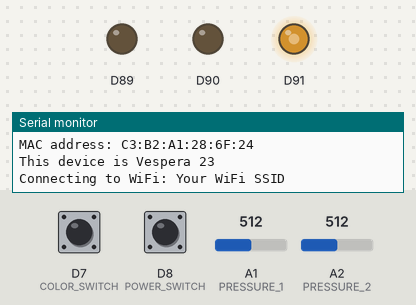
Bench run of a sketch on a simulated Arduino MKR. Shown: output pins drawn as LEDs (lit = HIGH), the last lines printed to the serial monitor. The inputs (shaded band) are chosen by the test bench; at power-on: A1 (PRESSURE_1) = 512, D7 (COLOR_SWITCH) HIGH, D8 (POWER_SWITCH) HIGH, A2 (PRESSURE_2) = 512 (analog values on the 0–1023 scale). WiFi joins after 1.5 s; servers stay silent unless stated; random numbers use the default seed unless the sketch sets one; no MQTT or app messages arrive unless stated.

Above: at 0.1 s.
At 3.2 s:
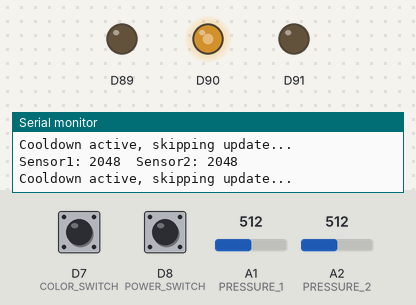
3.3 s: A1 (PRESSURE_1) set to 935
4.8 s: A1 (PRESSURE_1) set to 959
Timing chart, 0 to 7.8 s (numbered marks = the images above; inputs shaded):
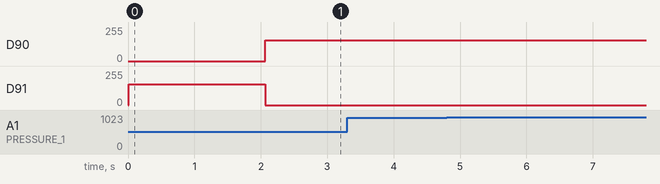

The sketch:

2switches_2pressure.ino
```cpp
// Duncan Wilson Oct 2025 - v1 - MQTT messager to vespera

// works with MKR1010

#include <SPI.h>
#include <WiFiNINA.h>
#include <PubSubClient.h>
#include "arduino_secrets.h"
#include <utility/wifi_drv.h>  // library to drive to RGB LED on the MKR1010


#define SECRET_MQTTUSER "Your MQTT Username"
#define SECRET_MQTTPASS "Your MQTT Password"
#define COLOR_SWITCH 7  // SS-5GL Color changing switch
#define POWER_SWITCH 8  // power control switch
#define PRESSURE_1 A1   // two pressure sensors
#define PRESSURE_2 A2

const char* ssid = SECRET_SSID;
const char* password = SECRET_PASS;
const char* mqtt_username = SECRET_MQTTUSER;
const char* mqtt_password = SECRET_MQTTPASS;
const char* mqtt_server = "mqtt.cetools.org";
const int mqtt_port = 1884;
const int NUM_MODES = 6;
const unsigned long ANIMATION_INTERVAL = 100;  // The animation update interval


int colorIndex = 0;
int lastColorSwitch = HIGH;
int lastPowerSwitch = HIGH;
bool powerState = true;  // true = turn the lights on , false = turn the lights off
unsigned long lastAnimationUpdate = 0;
int sunriseStep = 0;
/*********************************************************
 * Lighting Scene Presets (6 home scenarios)
 * 0 = Reading Mode       – bright cool white
 * 1 = Relax Mode         – warm amber
 * 2 = Movie Mode         – dim blue
 * 3 = Sunrise Mode       – gradual warm-to-white fade
 * 4 = Party Mode         – fast random colours
 * 5 = Night Light Mode   – very dim warm orange
 *********************************************************/
int modeIndex = 0;


// create wifi object and mqtt object
WiFiClient wifiClient;
PubSubClient mqttClient(wifiClient);

// Make sure to update your lightid value below with the one you have been allocated
String lightId = "23";  // the topic id number or user number being used.

// Here we define the MQTT topic we will be publishing data to
String mqtt_topic = "student/CASA0014/luminaire/" + lightId;
String clientId = "23";  // will set once i have mac address so that it is unique

// NeoPixel Configuration - we need to know this to know how to send messages
// to vespera
const int num_leds = 72;
const int payload_size = num_leds * 3;  // x3 for RGB

// Create the byte array to send in MQTT payload this stores all the colours
// in memory so that they can be accessed in for example the rainbow function
byte RGBpayload[payload_size];

void setup() {
  Serial.begin(115200);
  //while (!Serial); // Wait for serial port to connect (useful for debugging)
  Serial.println("Vespera");
  analogReadResolution(12);

  // print your MAC address:
  byte mac[6];
  WiFi.macAddress(mac);
  Serial.print("MAC address: ");
  printMacAddress(mac);

  Serial.print("This device is Vespera ");
  Serial.println(lightId);

  // Connect to WiFi
  startWifi();

  // Connect to MQTT broker
  mqttClient.setServer(mqtt_server, mqtt_port);
  mqttClient.setBufferSize(2000);
  mqttClient.setCallback(callback);

  Serial.println("Set-up complete");

  pinMode(COLOR_SWITCH, INPUT_PULLUP);
  pinMode(POWER_SWITCH, INPUT_PULLUP);
  pinMode(PRESSURE_1, INPUT);
  pinMode(PRESSURE_2, INPUT);

  Serial.println("NeoPixel + 2 Switches test started.");
}

void loop() {
  // Reconnect if necessary
  if (!mqttClient.connected()) {
    reconnectMQTT();
  }

  if (WiFi.status() != WL_CONNECTED) {
    startWifi();
  }
  // keep mqtt alive
  mqttClient.loop();

  int colorSwitchState = digitalRead(COLOR_SWITCH);
  int powerSwitchState = digitalRead(POWER_SWITCH);

  // Switch 1 - Power control
  if (powerSwitchState == LOW && lastPowerSwitch == HIGH) {
    powerState = !powerState;  // toggle ON/OFF
    Serial.print("Power toggled: ");
    Serial.println(powerState ? "ON" : "OFF");

    if (!powerState) {
      // Turn OFF all LEDs and publish immediately
      send_all_off();
      Serial.println("All lights OFF – published to MQTT.");
    } else {
      // Turn ON and restore the current lighting mode
      applyMode();  // this version includes internal MQTT publish
      Serial.print("Power ON");
      Serial.println(modeIndex);
    }
    delay(200);  // debounce
  }

  // Switch 2: cycle lighting scene mode
  if (colorSwitchState == LOW && lastColorSwitch == HIGH && powerState) {
    modeIndex = (modeIndex + 1) % NUM_MODES;
    Serial.print("Lighting mode changed to index: ");
    Serial.println(modeIndex);
    applyMode();
    delay(200);
  }

  // Animation update
  unsigned long now = millis();
  if (powerState && (now - lastAnimationUpdate >= ANIMATION_INTERVAL)) {
    lastAnimationUpdate = now;
    updateAnimatedModes();
  }

  pressure_control();
  lastPowerSwitch = powerSwitchState;
  lastColorSwitch = colorSwitchState;
  delay(50);
}

// Function to update the R, G, B values of a single LED pixel
// RGB can a value between 0-254, pixel is 0-71 for a 72 neopixel strip
void send_RGB_to_pixel(int r, int g, int b, int pixel) {
  // Check if the mqttClient is connected before publishing
  if (mqttClient.connected()) {
    // Update the byte array with the specified RGB color pattern
    RGBpayload[pixel * 3 + 0] = (byte)r;  // Red
    RGBpayload[pixel * 3 + 1] = (byte)g;  // Green
    RGBpayload[pixel * 3 + 2] = (byte)b;  // Blue

    // Publish the byte array
    mqttClient.publish(mqtt_topic.c_str(), RGBpayload, payload_size);

    Serial.println("Published whole byte array after updating a single pixel.");
  } else {
    Serial.println("MQTT mqttClient not connected, cannot publish from *send_RGB_to_pixel*.");
  }
}

void applyBrightnessScale(float factor) {
  if (!powerState) return;
  if (factor < 0.0) factor = 0.0;
  if (factor > 1.0) factor = 1.0;

  byte baseR, baseG, baseB, maxBr;
  getBaseColorForMode(modeIndex, baseR, baseG, baseB, maxBr);

  float rF = baseR * factor;
  float gF = baseG * factor;
  float bF = baseB * factor;

  byte r = (rF > 255) ? 255 : (byte)rF;
  byte g = (gF > 255) ? 255 : (byte)gF;
  byte b = (bF > 255) ? 255 : (byte)bF;

  fill_all(r, g, b);
}

void applyMode() {
  if (!powerState) {
    send_all_off();
    return;
  }

  // Sunrise Mode initialization
  if (modeIndex == 3) {
    sunriseStep = 0;  // reset step
    byte r = 0;
    byte g = 0;
    byte b = 0;
    fill_all(r, g, b);
    mqttClient.publish(mqtt_topic.c_str(), RGBpayload, payload_size);
    Serial.println("Sunrise mode activated ");
    return;
  }

  // Party Mode initialization
  if (modeIndex == 4) {
    Serial.println("Party mode activated");
    // First random colors
    for (int i = 0; i < num_leds; i++) {
      RGBpayload[i * 3 + 0] = (byte)random(50, 256);
      RGBpayload[i * 3 + 1] = (byte)random(50, 256);
      RGBpayload[i * 3 + 2] = (byte)random(50, 256);
    }
    mqttClient.publish(mqtt_topic.c_str(), RGBpayload, payload_size);
    return;
  }
  // Static modes: Reading, Relax, Movie, Night Light
  byte r, g, b, maxBr;
  getBaseColorForMode(modeIndex, r, g, b, maxBr);
  fill_all(r, g, b);
  mqttClient.publish(mqtt_topic.c_str(), RGBpayload, payload_size);
}

// Return the base RGB and recommended brightness for each static mode
void getBaseColorForMode(int m, byte& r, byte& g, byte& b, byte& maxBrightness) {
  switch (m) {
    case 0:  // Reading
      r = 255;
      g = 255;
      b = 200;
      maxBrightness = 220;
      break;
    case 1:  // Relax
      r = 255;
      g = 150;
      b = 80;
      maxBrightness = 150;
      break;
    case 2:  // Movie
      r = 60;
      g = 80;
      b = 255;
      maxBrightness = 60;
      break;
    case 5:  // Night Light
      r = 255;
      g = 120;
      b = 50;
      maxBrightness = 30;
      break;
    default:  // fallback neutral
      r = 255;
      g = 255;
      b = 255;
      maxBrightness = 180;
      break;
  }
}

void pressure_control() {
  // Cooldown time in milliseconds
  const unsigned long COOLDOWN_MS = 1200;

  // Static variable keeps last trigger time
  static unsigned long lastTriggerTime = 0;

  // Read the two pressure sensor values
  int p1 = analogRead(PRESSURE_1);
  int p2 = analogRead(PRESSURE_2);

  // Print current sensor readings
  Serial.print("Sensor1: ");
  Serial.print(p1);
  Serial.print("  Sensor2: ");
  Serial.println(p2);

  // Check if both sensors are pressed
  bool bothPressed = (p1 < 3800) && (p2 < 3800);

  // Skip if not pressed or light is off
  if (!(bothPressed && powerState)) {
    Serial.println("Waiting for both sensors to be pressed...");
    return;
  }

  // Check cooldown to avoid repeated triggering
  unsigned long now = millis();
  if (now - lastTriggerTime < COOLDOWN_MS) {
    Serial.println("Cooldown active, skipping update...");
    return;
  }

  // Record current trigger time
  lastTriggerTime = now;

  // Calculate brightness factor from pressure strength
  int strength1 = 4095 - p1;
  int strength2 = 4095 - p2;
  int strengthAvg = (strength1 + strength2) / 2;

  float brightnessFactor = strengthAvg / 4095.0;
  if (brightnessFactor > 1.0) brightnessFactor = 1.0;
  if (brightnessFactor < 0.0) brightnessFactor = 0.0;

  // The brightness of dynamic lights will not be influenced by pressure sensors.
  if (modeIndex == 0 || modeIndex == 1 || modeIndex == 2 || modeIndex == 5) {
    applyBrightnessScale(brightnessFactor);
    mqttClient.publish(mqtt_topic.c_str(), RGBpayload, payload_size);
  } else {
    Serial.println("Brightness squeeze ignored for animated mode.");
  }

  Serial.print("Strength1: ");
  Serial.print(strength1);
  Serial.print("  Strength2: ");
  Serial.print(strength2);
  Serial.print("  Avg: ");
  Serial.print(strengthAvg);
  Serial.print("  Brightness factor: ");
  Serial.println(brightnessFactor, 3);

  Serial.print("Scaled RGB = ");

  Serial.println("Pressure control: brightness updated\n");
}

void send_all_off() {
  // Check if the mqttClient is connected before publishing
  if (mqttClient.connected()) {
    // Fill the byte array with the specified RGB color pattern
    for (int pixel = 0; pixel < num_leds; pixel++) {
      RGBpayload[pixel * 3 + 0] = (byte)0;  // Red
      RGBpayload[pixel * 3 + 1] = (byte)0;  // Green
      RGBpayload[pixel * 3 + 2] = (byte)0;  // Blue
    }
    // Publish the byte array
    mqttClient.publish(mqtt_topic.c_str(), RGBpayload, payload_size);

    Serial.println("Published an all zero (off) byte array.");
  } else {
    Serial.println("MQTT mqttClient not connected, cannot publish from *send_all_off*.");
  }
}

void send_all_random() {
  // Check if the mqttClient is connected before publishing
  if (mqttClient.connected()) {
    // Fill the byte array with the specified RGB color pattern
    for (int pixel = 0; pixel < num_leds; pixel++) {
      RGBpayload[pixel * 3 + 0] = (byte)random(50, 256);  // Red - 256 is exclusive, so it goes up to 255
      RGBpayload[pixel * 3 + 1] = (byte)random(50, 256);  // Green
      RGBpayload[pixel * 3 + 2] = (byte)random(50, 256);  // Blue
    }
    // Publish the byte array
    mqttClient.publish(mqtt_topic.c_str(), RGBpayload, payload_size);

    Serial.println("Published an all random byte array.");
  } else {
    Serial.println("MQTT mqttClient not connected, cannot publish from *send_all_random*.");
  }
}

void printMacAddress(byte mac[]) {
  for (int i = 5; i >= 0; i--) {
    if (mac[i] < 16) {
      Serial.print("0");
    }
    Serial.print(mac[i], HEX);
    if (i > 0) {
      Serial.print(":");
    }
  }
  Serial.println();
}

// fill vespera with full color
void fill_all(byte r, byte g, byte b) {
  for (int i = 0; i < num_leds; i++) {
    RGBpayload[i * 3 + 0] = r;
    RGBpayload[i * 3 + 1] = g;
    RGBpayload[i * 3 + 2] = b;
  }
}

void updateAnimatedModes() {
  if (modeIndex == 3) {
    // Sunrise Mode
    sunriseStep = (sunriseStep + 5) % 256;
    byte r = sunriseStep;
    byte g = (byte)(sunriseStep * 0.6);
    byte b = (byte)(sunriseStep * 0.3);
    fill_all(r, g, b);
    mqttClient.publish(mqtt_topic.c_str(), RGBpayload, payload_size);
  } else if (modeIndex == 4) {
    // Party Mode
    for (int i = 0; i < num_leds; i++) {
      RGBpayload[i * 3 + 0] = (byte)random(50, 256);
      RGBpayload[i * 3 + 1] = (byte)random(50, 256);
      RGBpayload[i * 3 + 2] = (byte)random(50, 256);
    }
    mqttClient.publish(mqtt_topic.c_str(), RGBpayload, payload_size);
  }
}
```

RGBLED.ino
```cpp
void toggleRGB(){

  WiFiDrv::analogWrite(25, 255);
  WiFiDrv::analogWrite(26, 0);
  WiFiDrv::analogWrite(27, 0);

  delay(1000);

  WiFiDrv::analogWrite(25, 0);
  WiFiDrv::analogWrite(26, 255);
  WiFiDrv::analogWrite(27, 0);

  delay(1000);

  WiFiDrv::analogWrite(25, 0);
  WiFiDrv::analogWrite(26, 0);
  WiFiDrv::analogWrite(27, 255);

  delay(1000);

  WiFiDrv::analogWrite(25, 0);
  WiFiDrv::analogWrite(26, 0);
  WiFiDrv::analogWrite(27, 0);

  delay(1000);
}

void LedRed(){
  WiFiDrv::analogWrite(25, 155);
  WiFiDrv::analogWrite(26, 0);
  WiFiDrv::analogWrite(27, 0);
}

void LedBlue(){
  WiFiDrv::analogWrite(25, 0);
  WiFiDrv::analogWrite(26, 0);
  WiFiDrv::analogWrite(27, 155);
}

void LedGreen(){
  WiFiDrv::analogWrite(25, 0);
  WiFiDrv::analogWrite(26, 155);
  WiFiDrv::analogWrite(27, 0);
}
```

arduino_secrets.h
```cpp
#define SECRET_SSID "Your WiFi SSID"
#define SECRET_PASS "Your WiFi Password"
```

connections.ino
```cpp
// Function to handle incoming MQTT messages
void callback(char* topic, byte* payload, unsigned int length) {
  Serial.print("Message received on topic: ");
  Serial.println(topic);
}


// Connect wifi and get mac address for unique clientId and print out some setup info
void startWifi(){
  delay(10);
  LedBlue(); // show Blue LED when looking for wifi
  Serial.print("Connecting to WiFi: ");
  Serial.println(ssid);

  // Check if the WiFi module is present
  if (WiFi.status() == WL_NO_MODULE) {
    Serial.println("Communication with WiFi module failed!");
    // Don't continue if module is not present
    while (true);
  }

  // Attempt to connect to WiFi network
  int status = WL_IDLE_STATUS;
  while (status != WL_CONNECTED) {
    status = WiFi.begin(ssid, password);
    Serial.print(".");
    delay(500);
  }

  Serial.println("\nWiFi connected!");
  Serial.print("IP address: ");
  Serial.println(WiFi.localIP());

  LedGreen(); // all good so show green for go
}


// handle reconnects to MQTT broker
void reconnectMQTT() {
  // Loop until we're reconnected
  LedBlue();
  while (!mqttClient.connected()) {
    Serial.println("Connecting to MQTT...");
    if (mqttClient.connect(clientId.c_str(), mqtt_username, mqtt_password)) {
      Serial.println("connected");
      // Subscribe to the topic you want to listen to
      mqttClient.subscribe(mqtt_topic.c_str());
      Serial.println("Subscribed to MQTT topics");
    } else {
      Serial.print("failed, rc=");
      Serial.print(mqttClient.state());
      Serial.println(" try again in 5 seconds");
      delay(5000);
    }
  }
  LedGreen();
}
```
